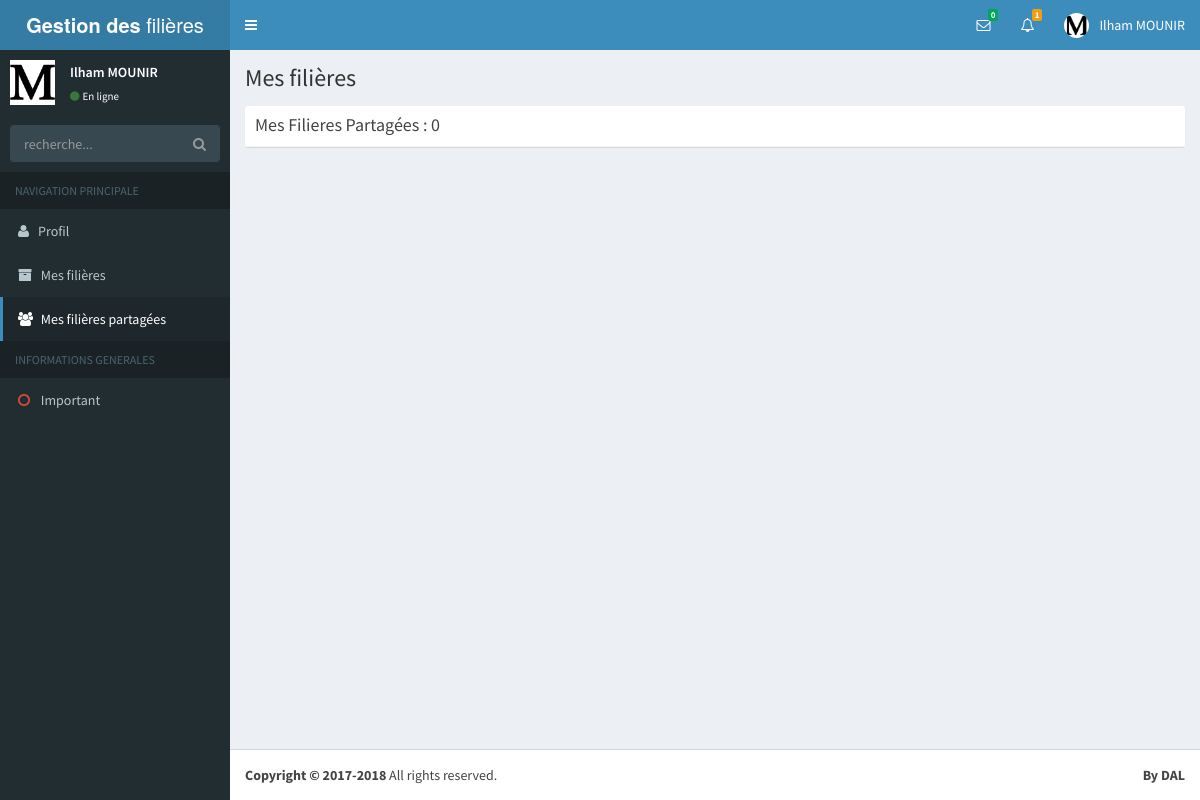
The page /Coordonateur_filiere/Mes_Filieres_partagees.php (signed in) on the database its author committed.
### tables this page shows
CREATE TABLE IF NOT EXISTS `coordonateur_filiere` (
  `CODE_COR_FIL` int(11) NOT NULL AUTO_INCREMENT,
  `CODE_ETA` int(11) DEFAULT '1',
  `CODE_DEPT` int(11) DEFAULT '1',
  `PSEUDO` varchar(50) DEFAULT NULL,
  `PASSWORD` varchar(50) DEFAULT NULL,
  `NOM_COR_FIL` varchar(50) DEFAULT NULL,
  `PRENOM_COR_FIL` varchar(50) DEFAULT NULL,
  `SPCIALITE_COR_FIL` int(11) DEFAULT '1',
  `GRADE_COR_FIL` int(11) DEFAULT '1',
  `EMAIL_COR_FIL` varchar(60) DEFAULT NULL,
  `TELE_COR_FIL` varchar(20) DEFAULT NULL,
  `IMAGE_COR_FIL` text,
  `ETAT` varchar(50) DEFAULT 'coordonateur filiere',
  PRIMARY KEY (`CODE_COR_FIL`),
  UNIQUE KEY `PSEUDO` (`PSEUDO`),
  KEY `FK_ASSEMBLER` (`CODE_DEPT`),
  KEY `FK_DISPOSE` (`CODE_ETA`),
  KEY `CODE_ETA` (`CODE_ETA`),
  KEY `CODE_DEPT` (`CODE_DEPT`),
  KEY `GRADE_COR_FIL` (`GRADE_COR_FIL`),
  KEY `f11` (`SPCIALITE_COR_FIL`)
);

### includes/aside.php (the view, shortened to what this page needs)
  <aside class="main-sidebar">
    <section class="sidebar">
      <div class="user-panel">
        <div class="pull-left image">
          <img src="
<?php
                                            $rest = $_SESSION['info'];
                                            $bd = new PDO('mysql:host=localhost;dbname=pfe', 'root', '' , array(PDO::MYSQL_ATTR_INIT_COMMAND => "SET NAMES utf8", PDO::ATTR_ERRMODE => PDO::ERRMODE_EXCEPTION,PDO::ATTR_DEFAULT_FETCH_MODE => PDO::FETCH_ASSOC));
                                            $bd->setAttribute(PDO::ATTR_ERRMODE, PDO::ERRMODE_EXCEPTION);
                                            if ( $Etat =="coordonateur filiere" )
                                                {
                                                    $req  = ($bd->query('Select IMAGE_COR_FIL from coordonateur_filiere WHERE CODE_COR_FIL  ="'.$rest.'"'));
                                                    $ress = $req->fetch();
                                                    $url = $ress['IMAGE_COR_FIL'];
                                                    echo "../images/".$url;
                                                }
                                        ?>"  alt="User Image">
        </div>
        <div class="pull-left info">
          <p><?php echo $prenom." ".$nom ?></p>
          <a href="#"><i class="fa fa-circle text-success"></i>En ligne</a>
        </div>
      </div>
      <form action="" method="POST" class="sidebar-form">
        <div class="input-group">
          <input type="text" name="rech" id="rech" onkeyup="recherche(this)" class="form-control" placeholder="recherche...">
              <span class="input-group-btn">
                <button type="button" name="search" id="search-btn" class="btn btn-flat"><i class="fa fa-search"></i>
                </button>
              </span>
        </div>
      </form>
<ul class="sidebar-menu">
        <li class="header">NAVIGATION PRINCIPALE</li>
        <li id="profil"><a href="../Profil/Profil.php"><i class="fa fa-user"></i><span>Profil</span></a></li>
        <?php
        if ($Etat == "coordonateur filiere"){
          echo '
        <li id="Mes_Filieres"><a href="../Coordonateur_filiere/Mes_Filieres.php"><i class="fa fa-archive"></i> <span>Mes filières</span></a></li>
        <li id="Mes_Filieres_partagees"><a href="../Coordonateur_filiere/Mes_Filieres_partagees.php"><i class="fa fa-users"></i> <span>Mes filières partagées</span></a></li>';
      }if ($Etat == "enseignant"){
          echo '
        <li id="Mes_Matieres"><a href="../enseignant/Mes_Matieres.php"><i class="fa fa-archive"></i> <span>Mes matiéres</span></a></li>
        <li id="Mes_Matieres_Partagees"><a href="../enseignant/Mes_Matieres_Partagees.php"><i class="fa fa-users"></i> <span>Mes matiéres partagées</span></a></li>
        <li id="Matieres_sauvegardees"><a href="../enseignant/Matieres_sauvegardees.php"><i class="fa fa-bookmark"></i> <span>Mes matiéres sauvegardées</span></a></li>
        ';
      }if ($Etat == "Coordonnateur Module"){
          echo '
        <li id="Mes_Modules"><a href="../Coordonateur_module/Mes_Modules.php"><i class="fa fa-archive"></i> <span>Mes modules</span></a></li>
        <li id="Mes_Modules_Partages"><a href="../Coordonateur_module/Mes_Modules_Partages.php"><i class="fa fa-users"></i> <span>Mes modules partagées</span></a></li>';
      }if ($Etat == "Chef Departement"){
          echo '
        <li><a href="Profil.php"><i class="fa fa-archive"></i> <span>Mes ...</span></a></li>
        <li><a href="Profil.php"><i class="fa fa-users"></i> <span>Mes .. partagées</span></a></li>';
      }
        ?>
        <li class="header">INFORMATIONS GENERALES</li>
        <li><a href="#"><i class="fa fa-circle-o text-red"></i> <span>Important</span></a></li>
      </ul>
    </section>
  </aside>

### includes/header.php (shortened to what this page needs)
  <form action="" method="POST">
  <header class="main-header">
    <a href="#" class="logo">
      <span class="logo-lg"><b>Gestion des </b> filières</span>
    </a>
    <nav class="navbar navbar-static-top">
      <a href="#" class="sidebar-toggle" data-toggle="offcanvas" role="button">
      </a>
      <div class="navbar-custom-menu">
        <ul class="nav navbar-nav">
          <li class="dropdown messages-menu">
            <a href="#" class="dropdown-toggle" data-toggle="dropdown">
              <i class="fa fa-envelope-o"></i>
              <span class="label label-success">0</span>
            </a>
          </li>
          <?php
          if($Etat != "enseignant"){
            echo '
          <li class="dropdown notifications-menu">
            <a href="#" class="dropdown-toggle" data-toggle="dropdown">
              <i class="fa fa-bell-o"></i>
              <span class="label label-warning">'.$nb_d.'</span>
            </a>
            <ul class="dropdown-menu">
              <li class="header">Vous avez '.$nb_d.' notifications</li>
              <li>
                <div class="slimScrollDiv"><ul class="menu">
                  <ul class="dropdown-menu">
              <li><label>Vous avez <?php echo $nb_d; ?> Demandes :</label></li>
              <li><a href="../Coordonateur_filiere/notification.php">Voir tout :</a></li>
            </ul>
                </div>
              </li>
              <li class="footer"><a href="#">Voir tous</a></li>
            </ul>
          </li> ';
        }
           ?>
          <li class="dropdown user user-menu">
            <a href="#" class="dropdown-toggle" data-toggle="dropdown">
              <img src="
<?php
                                            $rest = $_SESSION['info'];
                                            $bd = new PDO('mysql:host=localhost;dbname=pfe', 'root', '' , array(PDO::MYSQL_ATTR_INIT_COMMAND => "SET NAMES utf8", PDO::ATTR_ERRMODE => PDO::ERRMODE_EXCEPTION,PDO::ATTR_DEFAULT_FETCH_MODE => PDO::FETCH_ASSOC));
                                            $bd->setAttribute(PDO::ATTR_ERRMODE, PDO::ERRMODE_EXCEPTION);
                                            if ( $Etat =="coordonateur filiere" )
                                                {
                                                    $req  = ($bd->query('Select IMAGE_COR_FIL from coordonateur_filiere WHERE CODE_COR_FIL  ="'.$rest.'"'));
                                                    $ress = $req->fetch();
                                                    $url = $ress['IMAGE_COR_FIL'];
                                                    echo "../images/".$url;
                                                }
                                        ?>" class="user-image" alt="User Image">
              <span class="hidden-xs"><?php echo $prenom." ".$nom ?></span>
            </a>
          </li>
        </ul>
      </div>
    </nav>
  </header>
  </form>

### rows shown on the page
coordonateur_filiere: IMAGE_COR_FIL (picture), PRENOM_COR_FIL "Ilham", NOM_COR_FIL "MOUNIR"

### other values the page prints
$nb_d "1"
$nb1+1 "0"
